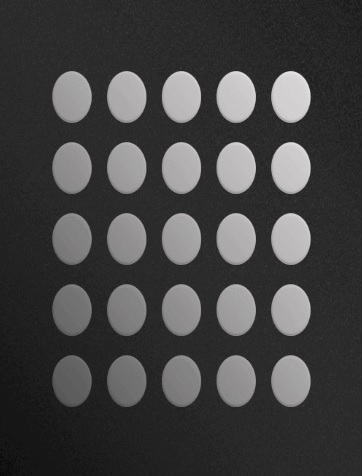
#> input picture SegmentacaoDeObjetos/comprimidos.jpg, 362 x 476 px, found by its file name
$ python BinarizacaoAdaptativa.py
#> lines starting #> are read from the running program, lines starting #| are printed output that depends on the picture; after the words box and inside, x2 and y2 are one past the last pixel; in counts of white or black regions, pixels touching at a corner belong together
import cv2 as cv
import numpy as np

#Melhor utilizada quando se possui uma iluminação desfavorável na imagem

imagemOriginal = cv.imread("./SegmentacaoDeObjetos/comprimidos.jpg", 0)
#> imagemOriginal: shape (476, 362); min 8, max 234, mean 66.8
imagemTratada = cv.medianBlur(imagemOriginal, 7)

imagemBinarizada = cv.adaptiveThreshold(imagemTratada, 255,
                                        cv.ADAPTIVE_THRESH_GAUSSIAN_C,
                                        cv.THRESH_BINARY_INV, 11, 5)
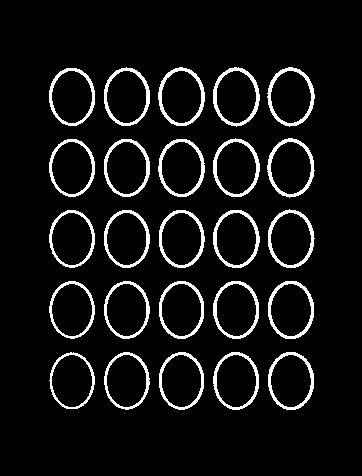
#> imagemBinarizada: shape (476, 362); 7.4% white; 25 white regions, largest, box (x1, y1, x2, y2) and area: (267, 67, 315, 127) 571, (213, 67, 260, 127) 570, (267, 138, 315, 198) 565

cv.imshow("Imagem Original", imagemOriginal)
cv.imshow("Imagem Tratada", imagemBinarizada)

cv.waitKey(0)
cv.destroyAllWindows()
